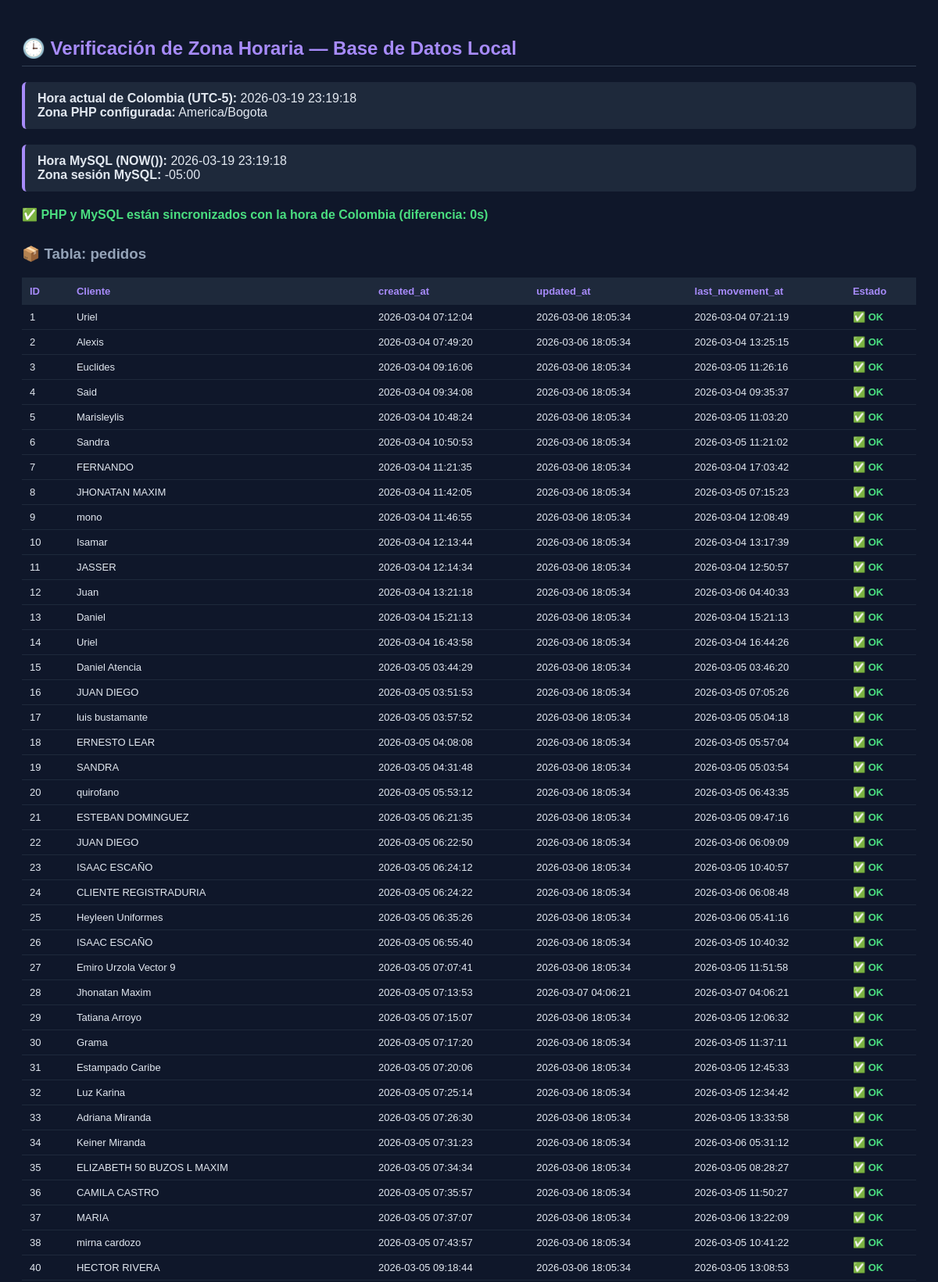
Page /verify_timezone.php (upper part) on the committed database.
### tables this page shows
CREATE TABLE `pedidos` (
  `id` int(10) unsigned NOT NULL AUTO_INCREMENT,
  `token_seguimiento` varchar(64) DEFAULT NULL,
  `cliente_nombre` varchar(150) NOT NULL,
  `cliente_email` varchar(100) DEFAULT NULL,
  `cliente_telefono` varchar(20) DEFAULT NULL,
  `descripcion` text DEFAULT NULL,
  `area_actual_id` int(10) unsigned DEFAULT NULL,
  `fase_actual` enum('recepcion','proceso','preparado') DEFAULT 'recepcion',
  `estado_pago` enum('pago_completo','abono','no_pago') DEFAULT 'no_pago',
  `prioridad` enum('prioridad','normal','largo') DEFAULT 'normal',
  `asignado_a_usuario_id` int(10) unsigned DEFAULT NULL,
  `estado` enum('pendiente','en_curso','completado','cancelado') DEFAULT 'pendiente',
  `fecha_entrega_esperada` date DEFAULT NULL,
  `total` decimal(10,2) DEFAULT 0.00,
  `abonado` decimal(10,2) DEFAULT 0.00,
  `last_movement_at` timestamp NULL DEFAULT current_timestamp(),
  `created_at` timestamp NULL DEFAULT current_timestamp(),
  `updated_at` timestamp NULL DEFAULT current_timestamp() ON UPDATE current_timestamp(),
  `deleted_at` timestamp NULL DEFAULT NULL,
  `fue_editado` tinyint(1) NOT NULL DEFAULT 0,
  `entregado` tinyint(1) NOT NULL DEFAULT 0,
  PRIMARY KEY (`id`),
  UNIQUE KEY `token_seguimiento` (`token_seguimiento`),
  KEY `fk_pedido_asignado` (`asignado_a_usuario_id`),
  KEY `idx_fase_actual` (`fase_actual`),
  KEY `idx_estado` (`estado`),
  KEY `idx_kanban` (`area_actual_id`,`fase_actual`),
  CONSTRAINT `fk_pedido_asignado` FOREIGN KEY (`asignado_a_usuario_id`) REFERENCES `usuarios` (`id`) ON DELETE SET NULL ON UPDATE CASCADE
);

### verify_timezone.php (the view, shortened to what this page needs)
<?php
$horaColombiaActual = date('Y-m-d H:i:s');
echo "<!DOCTYPE html>
<html lang='es'>
<head>
<meta charset='UTF-8'>
<title>Verificación de Zona Horaria</title>
<style>
  body { font-family: Arial, sans-serif; background: #0f172a; color: #e2e8f0; padding: 20px; }
  h2 { color: #a78bfa; border-bottom: 1px solid #334155; padding-bottom: 8px; }
  h3 { color: #94a3b8; margin-top: 30px; }
  table { width: 100%; border-collapse: collapse; margin: 10px 0 30px; font-size: 13px; }
  th { background: #1e293b; color: #a78bfa; padding: 10px; text-align: left; }
  td { padding: 8px 10px; border-bottom: 1px solid #1e293b; }
  tr:hover td { background: #1e293b; }
  .ok   { color: #4ade80; font-weight: bold; }
  .warn { color: #facc15; font-weight: bold; }
  .bad  { color: #f87171; font-weight: bold; }
  .info-box { background: #1e293b; border-left: 4px solid #a78bfa; padding: 12px 16px; border-radius: 6px; margin-bottom: 20px; }
</style>
</head>
<body>";
echo "<h2>🕒 Verificación de Zona Horaria — Base de Datos Local</h2>";
echo "<div class='info-box'>
  <b>Hora actual de Colombia (UTC-5):</b> {$horaColombiaActual}<br>
  <b>Zona PHP configurada:</b> " . date_default_timezone_get() . "
</div>";
try {
    $pdo = Database::getInstance();
    $row = $pdo->query("SELECT NOW() as mysql_now, @@session.time_zone as tz")->fetch();
    echo "<div class='info-box'>
      <b>Hora MySQL (NOW()):</b> {$row['mysql_now']}<br>
      <b>Zona sesión MySQL:</b> {$row['tz']}
    </div>";
    $diff_segundos = abs(strtotime($horaColombiaActual) - strtotime($row['mysql_now']));
    if ($diff_segundos < 60) {
        echo "<p class='ok'>✅ PHP y MySQL están sincronizados con la hora de Colombia (diferencia: {$diff_segundos}s)</p>";
    }
    else {
        $diff_horas = round($diff_segundos / 3600, 1);
        echo "<p class='bad'>❌ Hay una diferencia de {$diff_horas} horas entre Colombia y MySQL. Verifica la configuración.</p>";
    }
    echo "<h3>📦 Tabla: pedidos</h3>";
    echo "<table><tr><th>ID</th><th>Cliente</th><th>created_at</th><th>updated_at</th><th>last_movement_at</th><th>Estado</th></tr>";
    $stmt = $pdo->query("SELECT id, cliente_nombre, created_at, updated_at, last_movement_at, estado FROM pedidos ORDER BY id");
    while ($r = $stmt->fetch()) {
        $hora = (int)date('H', strtotime($r['created_at']));
        $estado_hora = ($hora >= 0 && $hora <= 23) ? "<span class='ok'>✅ OK</span>" : "<span class='bad'>❌ Revisar</span>";
        echo "<tr>
            <td>{$r['id']}</td>
            <td>{$r['cliente_nombre']}</td>
            <td>{$r['created_at']}</td>
            <td>{$r['updated_at']}</td>
            <td>{$r['last_movement_at']}</td>
            <td>{$estado_hora}</td>
        </tr>";
    }
    echo "</table>";
}
catch (Exception $e) {
    echo "<p class='bad'>Error al conectar: " . $e->getMessage() . "</p>";
}
echo "</body></html>";
?>

### verify_timezone.php (style rules this page uses)
body { font-family: Arial, sans-serif; background: #0f172a; color: #e2e8f0; padding: 20px; }
h2 { color: #a78bfa; border-bottom: 1px solid #334155; padding-bottom: 8px; }
h3 { color: #94a3b8; margin-top: 30px; }
table { width: 100%; border-collapse: collapse; margin: 10px 0 30px; font-size: 13px; }
th { background: #1e293b; color: #a78bfa; padding: 10px; text-align: left; }
td { padding: 8px 10px; border-bottom: 1px solid #1e293b; }
.ok { color: #4ade80; font-weight: bold; }
.info-box { background: #1e293b; border-left: 4px solid #a78bfa; padding: 12px 16px; border-radius: 6px; margin-bottom: 20px; }

### rows in the picture
pedidos: id "1", cliente_nombre "Uriel", created_at "2026-03-04 07:12:04", updated_at "2026-03-06 18:05:34", last_movement_at "2026-03-04 07:21:19", shows "✅ OK"
pedidos: id "2", cliente_nombre "Alexis", created_at "2026-03-04 07:49:20", updated_at "2026-03-06 18:05:34", last_movement_at "2026-03-04 13:25:15", shows "✅ OK"
pedidos: id "3", cliente_nombre "Euclides", created_at "2026-03-04 09:16:06", updated_at "2026-03-06 18:05:34", last_movement_at "2026-03-05 11:26:16", shows "✅ OK"
pedidos: id "4", cliente_nombre "Said", created_at "2026-03-04 09:34:08", updated_at "2026-03-06 18:05:34", last_movement_at "2026-03-04 09:35:37", shows "✅ OK"
pedidos: id "5", cliente_nombre "Marisleylis", created_at "2026-03-04 10:48:24", updated_at "2026-03-06 18:05:34", last_movement_at "2026-03-05 11:03:20", shows "✅ OK"
pedidos: id "6", cliente_nombre "Sandra", created_at "2026-03-04 10:50:53", updated_at "2026-03-06 18:05:34", last_movement_at "2026-03-05 11:21:02", shows "✅ OK"
pedidos: id "7", cliente_nombre "FERNANDO", created_at "2026-03-04 11:21:35", updated_at "2026-03-06 18:05:34", last_movement_at "2026-03-04 17:03:42", shows "✅ OK"
pedidos: id "8", cliente_nombre "JHONATAN MAXIM", created_at "2026-03-04 11:42:05", updated_at "2026-03-06 18:05:34", last_movement_at "2026-03-05 07:15:23", shows "✅ OK"
pedidos: id "9", cliente_nombre "mono", created_at "2026-03-04 11:46:55", updated_at "2026-03-06 18:05:34", last_movement_at "2026-03-04 12:08:49", shows "✅ OK"
pedidos: id "10", cliente_nombre "Isamar", created_at "2026-03-04 12:13:44", updated_at "2026-03-06 18:05:34", last_movement_at "2026-03-04 13:17:39", shows "✅ OK"
pedidos: id "11", cliente_nombre "JASSER", created_at "2026-03-04 12:14:34", updated_at "2026-03-06 18:05:34", last_movement_at "2026-03-04 12:50:57", shows "✅ OK"
pedidos: id "12", cliente_nombre "Juan", created_at "2026-03-04 13:21:18", updated_at "2026-03-06 18:05:34", last_movement_at "2026-03-06 04:40:33", shows "✅ OK"
pedidos: id "13", cliente_nombre "Daniel", created_at "2026-03-04 15:21:13", updated_at "2026-03-06 18:05:34", last_movement_at "2026-03-04 15:21:13", shows "✅ OK"
pedidos: id "14", cliente_nombre "Uriel", created_at "2026-03-04 16:43:58", updated_at "2026-03-06 18:05:34", last_movement_at "2026-03-04 16:44:26", shows "✅ OK"
pedidos: id "15", cliente_nombre "Daniel Atencia", created_at "2026-03-05 03:44:29", updated_at "2026-03-06 18:05:34", last_movement_at "2026-03-05 03:46:20", shows "✅ OK"
pedidos: id "16", cliente_nombre "JUAN DIEGO", created_at "2026-03-05 03:51:53", updated_at "2026-03-06 18:05:34", last_movement_at "2026-03-05 07:05:26", shows "✅ OK"
pedidos: id "17", cliente_nombre "luis bustamante", created_at "2026-03-05 03:57:52", updated_at "2026-03-06 18:05:34", last_movement_at "2026-03-05 05:04:18", shows "✅ OK"
pedidos: id "18", cliente_nombre "ERNESTO LEAR", created_at "2026-03-05 04:08:08", updated_at "2026-03-06 18:05:34", last_movement_at "2026-03-05 05:57:04", shows "✅ OK"
pedidos: id "19", cliente_nombre "SANDRA", created_at "2026-03-05 04:31:48", updated_at "2026-03-06 18:05:34", last_movement_at "2026-03-05 05:03:54", shows "✅ OK"
pedidos: id "20", cliente_nombre "quirofano", created_at "2026-03-05 05:53:12", updated_at "2026-03-06 18:05:34", last_movement_at "2026-03-05 06:43:35", shows "✅ OK"
pedidos: id "21", cliente_nombre "ESTEBAN DOMINGUEZ", created_at "2026-03-05 06:21:35", updated_at "2026-03-06 18:05:34", last_movement_at "2026-03-05 09:47:16", shows "✅ OK"
pedidos: id "22", cliente_nombre "JUAN DIEGO", created_at "2026-03-05 06:22:50", updated_at "2026-03-06 18:05:34", last_movement_at "2026-03-06 06:09:09", shows "✅ OK"
pedidos: id "23", cliente_nombre "ISAAC ESCAÑO", created_at "2026-03-05 06:24:12", updated_at "2026-03-06 18:05:34", last_movement_at "2026-03-05 10:40:57", shows "✅ OK"
pedidos: id "24", cliente_nombre "CLIENTE REGISTRADURIA", created_at "2026-03-05 06:24:22", updated_at "2026-03-06 18:05:34", last_movement_at "2026-03-06 06:08:48", shows "✅ OK"
pedidos: id "25", cliente_nombre "Heyleen Uniformes", created_at "2026-03-05 06:35:26", updated_at "2026-03-06 18:05:34", last_movement_at "2026-03-06 05:41:16", shows "✅ OK"
pedidos: id "26", cliente_nombre "ISAAC ESCAÑO", created_at "2026-03-05 06:55:40", updated_at "2026-03-06 18:05:34", last_movement_at "2026-03-05 10:40:32", shows "✅ OK"
pedidos: id "27", cliente_nombre "Emiro Urzola Vector 9", created_at "2026-03-05 07:07:41", updated_at "2026-03-06 18:05:34", last_movement_at "2026-03-05 11:51:58", shows "✅ OK"
pedidos: id "28", cliente_nombre "Jhonatan Maxim", created_at "2026-03-05 07:13:53", updated_at "2026-03-07 04:06:21", last_movement_at "2026-03-07 04:06:21", shows "✅ OK"
pedidos: id "29", cliente_nombre "Tatiana Arroyo", created_at "2026-03-05 07:15:07", updated_at "2026-03-06 18:05:34", last_movement_at "2026-03-05 12:06:32", shows "✅ OK"
pedidos: id "30", cliente_nombre "Grama", created_at "2026-03-05 07:17:20", updated_at "2026-03-06 18:05:34", last_movement_at "2026-03-05 11:37:11", shows "✅ OK"
pedidos: id "31", cliente_nombre "Estampado Caribe", created_at "2026-03-05 07:20:06", updated_at "2026-03-06 18:05:34", last_movement_at "2026-03-05 12:45:33", shows "✅ OK"
pedidos: id "32", cliente_nombre "Luz Karina", created_at "2026-03-05 07:25:14", updated_at "2026-03-06 18:05:34", last_movement_at "2026-03-05 12:34:42", shows "✅ OK"
pedidos: id "33", cliente_nombre "Adriana Miranda", created_at "2026-03-05 07:26:30", updated_at "2026-03-06 18:05:34", last_movement_at "2026-03-05 13:33:58", shows "✅ OK"
pedidos: id "34", cliente_nombre "Keiner Miranda", created_at "2026-03-05 07:31:23", updated_at "2026-03-06 18:05:34", last_movement_at "2026-03-06 05:31:12", shows "✅ OK"
pedidos: id "35", cliente_nombre "ELIZABETH 50 BUZOS L MAXIM", created_at "2026-03-05 07:34:34", updated_at "2026-03-06 18:05:34", last_movement_at "2026-03-05 08:28:27", shows "✅ OK"
pedidos: id "36", cliente_nombre "CAMILA CASTRO", created_at "2026-03-05 07:35:57", updated_at "2026-03-06 18:05:34", last_movement_at "2026-03-05 11:50:27", shows "✅ OK"
pedidos: id "37", cliente_nombre "MARIA", created_at "2026-03-05 07:37:07", updated_at "2026-03-06 18:05:34", last_movement_at "2026-03-06 13:22:09", shows "✅ OK"
pedidos: id "38", cliente_nombre "mirna cardozo", created_at "2026-03-05 07:43:57", updated_at "2026-03-06 18:05:34", last_movement_at "2026-03-05 10:41:22", shows "✅ OK"
pedidos: id "40", cliente_nombre "HECTOR RIVERA", created_at "2026-03-05 09:18:44", updated_at "2026-03-06 18:05:34", last_movement_at "2026-03-05 13:08:53", shows "✅ OK"

### other values in the picture
date_default_timezone_get() "America/Bogota"
$row['mysql_now'] "2026-03-19 23:19:18"
$row['tz'] "-05:00"
